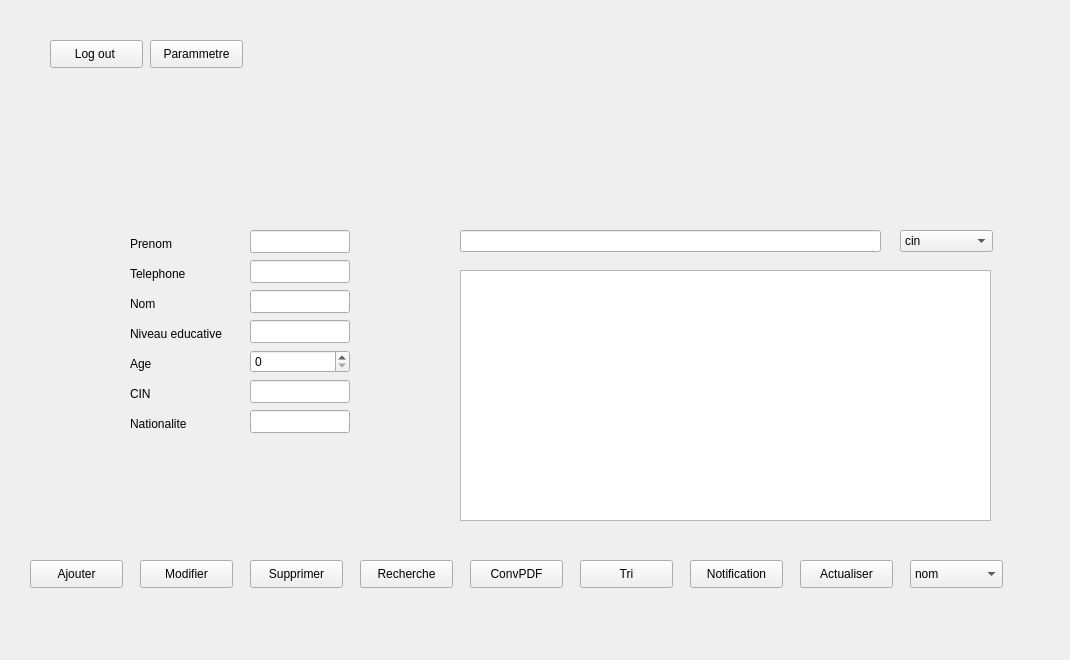
    <widget class="QWidget" name="page_10">
     <widget class="QStackedWidget" name="stackedWidget_4">
      <property name="geometry">
       <rect>
        <x>-30</x>
        <y>10</y>
        <width>1061</width>
        <height>641</height>
       </rect>
      </property>
      <property name="currentIndex">
       <number>0</number>
      </property>
      <widget class="QWidget" name="page_11">
       <widget class="QTableView" name="tableView_r">
        <property name="geometry">
         <rect>
          <x>490</x>
          <y>260</y>
          <width>531</width>
          <height>251</height>
         </rect>
        </property>
       </widget>
       <widget class="QLineEdit" name="Supp_r">
        <property name="geometry">
         <rect>
          <x>710</x>
          <y>290</y>
          <width>151</width>
          <height>22</height>
         </rect>
        </property>
       </widget>
       <widget class="QLabel" name="label_17">
        <property name="geometry">
         <rect>
          <x>129</x>
          <y>787</y>
          <width>1062</width>
          <height>16</height>
         </rect>
        </property>
        <property name="text">
         <string>Notification est vide</string>
        </property>
       </widget>
       <widget class="QPushButton" name="Supprimer_r">
        <property name="geometry">
         <rect>
          <x>280</x>
          <y>550</y>
          <width>93</width>
          <height>28</height>
         </rect>
        </property>
        <property name="styleSheet">
         <string notr="true"/>
        </property>
        <property name="text">
         <string>Supprimer</string>
        </property>
       </widget>
       <widget class="QPushButton" name="Actualiser_r">
        <property name="geometry">
         <rect>
          <x>830</x>
          <y>550</y>
          <width>93</width>
          <height>28</height>
         </rect>
        </property>
        <property name="styleSheet">
         <string notr="true"/>
        </property>
        <property name="text">
         <string>Actualiser</string>
        </property>
       </widget>
       <widget class="QPushButton" name="tri_r">
        <property name="geometry">
         <rect>
          <x>610</x>
          <y>550</y>
          <width>93</width>
          <height>28</height>
         </rect>
        </property>
        <property name="styleSheet">
         <string notr="true"/>
        </property>
        <property name="text">
         <string>Tri</string>
        </property>
       </widget>
       <widget class="QPushButton" name="pushButton_2_r">
        <property name="geometry">
         <rect>
          <x>810</x>
          <y>370</y>
          <width>93</width>
          <height>28</height>
         </rect>
        </property>
        <property name="styleSheet">
         <string notr="true"/>
        </property>
        <property name="text">
         <string>Eteindre</string>
        </property>
       </widget>
       <widget class="QComboBox" name="comboBox_r">
        <property name="geometry">
         <rect>
          <x>940</x>
          <y>550</y>
          <width>93</width>
          <height>28</height>
         </rect>
        </property>
        <item>
         <property name="text">
          <string>nom</string>
         </property>
        </item>
        <item>
         <property name="text">
          <string>prenom</string>
         </property>
        </item>
        <item>
         <property name="text">
          <string>cin</string>
         </property>
        </item>
        <item>
         <property name="text">
          <string>age</string>
         </property>
        </item>
        <item>
         <property name="text">
          <string>telephone</string>
         </property>
        </item>
        <item>
         <property name="text">
          <string>niveau educative</string>
         </property>
        </item>
       </widget>
       <widget class="QPushButton" name="pushButton_r">
        <property name="geometry">
         <rect>
          <x>500</x>
          <y>550</y>
          <width>93</width>
          <height>28</height>
         </rect>
        </property>
        <property name="styleSheet">
         <string notr="true"/>
        </property>
        <property name="text">
         <string>ConvPDF</string>
        </property>
       </widget>
       <widget class="QPushButton" name="rech_r">
        <property name="geometry">
         <rect>
          <x>390</x>
          <y>550</y>
          <width>93</width>
          <height>28</height>
         </rect>
        </property>
        <property name="styleSheet">
         <string notr="true"/>
        </property>
        <property name="text">
         <string>Recherche</string>
        </property>
       </widget>
       <widget class="QComboBox" name="comboBox_2_r">
        <property name="geometry">
         <rect>
          <x>930</x>
          <y>220</y>
          <width>93</width>
          <height>22</height>
         </rect>
        </property>
        <item>
         <property name="text">
          <string>cin</string>
         </property>
        </item>
        <item>
         <property name="text">
          <string>nom</string>
         </property>
        </item>
        <item>
         <property name="text">
          <string>age</string>
         </property>
        </item>
       </widget>
       <widget class="QLineEdit" name="rech_2_r">
        <property name="geometry">
         <rect>
          <x>490</x>
          <y>220</y>
          <width>421</width>
          <height>22</height>
         </rect>
        </property>
       </widget>
       <widget class="QLabel" name="label_18">
        <property name="geometry">
         <rect>
          <x>160</x>
          <y>220</y>
          <width>98</width>
          <height>28</height>
         </rect>
        </property>
        <property name="text">
         <string>Prenom</string>
        </property>
       </widget>
       <widget class="QLineEdit" name="Tele_A_r">
        <property name="geometry">
         <rect>
          <x>280</x>
          <y>250</y>
          <width>100</width>
          <height>23</height>
         </rect>
        </property>
       </widget>
       <widget class="QPushButton" name="Ajouter_r">
        <property name="geometry">
         <rect>
          <x>60</x>
          <y>550</y>
          <width>93</width>
          <height>28</height>
         </rect>
        </property>
        <property name="styleSheet">
         <string notr="true"/>
        </property>
        <property name="text">
         <string>Ajouter</string>
        </property>
       </widget>
       <widget class="QLineEdit" name="Cin_A_r">
        <property name="geometry">
         <rect>
          <x>280</x>
          <y>370</y>
          <width>100</width>
          <height>23</height>
         </rect>
        </property>
       </widget>
       <widget class="QLineEdit" name="Nationalite_A_r">
        <property name="geometry">
         <rect>
          <x>280</x>
          <y>400</y>
          <width>100</width>
          <height>23</height>
         </rect>
        </property>
       </widget>
       <widget class="QLineEdit" name="Nom_A_r">
        <property name="geometry">
         <rect>
          <x>280</x>
          <y>280</y>
          <width>100</width>
          <height>23</height>
         </rect>
        </property>
       </widget>
       <widget class="QLineEdit" name="nved_A_r">
        <property name="geometry">
         <rect>
          <x>280</x>
          <y>310</y>
          <width>100</width>
          <height>23</height>
         </rect>
        </property>
       </widget>
       <widget class="QLabel" name="label_19">
        <property name="geometry">
         <rect>
          <x>160</x>
          <y>370</y>
          <width>98</width>
          <height>28</height>
         </rect>
        </property>
        <property name="text">
         <string>CIN</string>
        </property>
       </widget>
       <widget class="QSpinBox" name="Age_A_r">
        <property name="geometry">
         <rect>
          <x>280</x>
          <y>340</y>
          <width>100</width>
          <height>23</height>
         </rect>
        </property>
       </widget>
       <widget class="QLineEdit" name="Prenom_A_r">
        <property name="geometry">
         <rect>
          <x>280</x>
          <y>220</y>
          <width>100</width>
          <height>23</height>
         </rect>
        </property>
       </widget>
       <widget class="QLabel" name="label_20">
        <property name="geometry">
         <rect>
          <x>160</x>
          <y>400</y>
          <width>98</width>
          <height>28</height>
         </rect>
        </property>
        <property name="text">
         <string>Nationalite</string>
        </property>
       </widget>
       <widget class="QLabel" name="label_21">
        <property name="geometry">
         <rect>
          <x>160</x>
          <y>340</y>
          <width>98</width>
          <height>28</height>
         </rect>
        </property>
        <property name="text">
         <string>Age</string>
        </property>
       </widget>
       <widget class="QLabel" name="label_22">
        <property name="geometry">
         <rect>
          <x>160</x>
          <y>280</y>
          <width>98</width>
          <height>28</height>
         </rect>
        </property>
        <property name="text">
         <string>Nom</string>
        </property>
       </widget>
       <widget class="QLabel" name="label_23">
        <property name="geometry">
         <rect>
          <x>160</x>
          <y>250</y>
          <width>98</width>
          <height>28</height>
         </rect>
        </property>
        <property name="text">
         <string>Telephone</string>
        </property>
       </widget>
       <widget class="QLabel" name="label_24">
        <property name="geometry">
         <rect>
          <x>160</x>
          <y>310</y>
          <width>98</width>
          <height>28</height>
         </rect>
        </property>
        <property name="text">
         <string>Niveau educative</string>
        </property>
       </widget>
       <widget class="QPushButton" name="modifier_r">
        <property name="geometry">
         <rect>
          <x>170</x>
          <y>550</y>
          <width>93</width>
          <height>28</height>
         </rect>
        </property>
        <property name="text">
         <string>Modifier</string>
        </property>
       </widget>
       <widget class="QPushButton" name="Notification_r">
        <property name="geometry">
         <rect>
          <x>720</x>
          <y>550</y>
          <width>93</width>
          <height>28</height>
         </rect>
        </property>
        <property name="text">
         <string>Notification</string>
        </property>
       </widget>
       <widget class="QPushButton" name="Return_home_r">
        <property name="geometry">
         <rect>
          <x>830</x>
          <y>400</y>
          <width>93</width>
          <height>28</height>
         </rect>
        </property>
        <property name="text">
         <string>Return</string>
        </property>
       </widget>
       <widget class="QPushButton" name="pushButton_11">
        <property name="geometry">
         <rect>
          <x>80</x>
          <y>30</y>
          <width>93</width>
          <height>28</height>
         </rect>
        </property>
        <property name="text">
         <string>Log out </string>
        </property>
       </widget>
       <widget class="QPushButton" name="pushButton_param_gestion_9">
        <property name="geometry">
         <rect>
          <x>180</x>
          <y>30</y>
          <width>93</width>
          <height>28</height>
         </rect>
        </property>
        <property name="text">
         <string>Parammetre</string>
        </property>
       </widget>
       <zorder>Supp_r</zorder>
       <zorder>pushButton_2_r</zorder>
       <zorder>Return_home_r</zorder>
       <zorder>tableView_r</zorder>
       <zorder>label_17</zorder>
       <zorder>Supprimer_r</zorder>
       <zorder>Actualiser_r</zorder>
       <zorder>tri_r</zorder>
       <zorder>comboBox_r</zorder>
       <zorder>pushButton_r</zorder>
       <zorder>rech_r</zorder>
       <zorder>comboBox_2_r</zorder>
       <zorder>rech_2_r</zorder>
       <zorder>label_18</zorder>
       <zorder>Tele_A_r</zorder>
       <zorder>Ajouter_r</zorder>
       <zorder>Cin_A_r</zorder>
       <zorder>Nationalite_A_r</zorder>
       <zorder>Nom_A_r</zorder>
       <zorder>nved_A_r</zorder>
       <zorder>label_19</zorder>
       <zorder>Age_A_r</zorder>
       <zorder>Prenom_A_r</zorder>
       <zorder>label_20</zorder>
       <zorder>label_21</zorder>
       <zorder>label_22</zorder>
       <zorder>label_23</zorder>
       <zorder>label_24</zorder>
       <zorder>modifier_r</zorder>
       <zorder>Notification_r</zorder>
       <zorder>pushButton_11</zorder>
       <zorder>pushButton_param_gestion_9</zorder>
      </widget>
      <widget class="QWidget" name="page_12">
       <widget class="QPushButton" name="clear_r">
        <property name="geometry">
         <rect>
          <x>20</x>
          <y>540</y>
          <width>1038</width>
          <height>16</height>
         </rect>
        </property>
        <property name="styleSheet">
         <string notr="true">QPushButton{
    color:white;
	font: 75 10pt &quot;Source Code Pro&quot;;
	font: 87 8pt &quot;Nexa Rust Sans Black 01&quot;;
    background-color: rgb(51, 50, 50);
background:  rgb(51, 50, 50);
border-radius:10px;
}
QPushButton:hover
{
color:white;

background:#b20837;
border-radius:10px;
}</string>
        </property>
        <property name="text">
         <string>clear</string>
        </property>
       </widget>
       <widget class="QTableView" name="tableView_2_r">
        <property name="geometry">
         <rect>
          <x>20</x>
          <y>10</y>
          <width>1038</width>
          <height>527</height>
         </rect>
        </property>
       </widget>
       <widget class="QPushButton" name="Return_home_demande_r">
        <property name="geometry">
         <rect>
          <x>280</x>
          <y>580</y>
          <width>93</width>
          <height>28</height>
         </rect>
        </property>
        <property name="text">
         <string>Return</string>
        </property>
       </widget>
      </widget>
     </widget>
    </widget>
